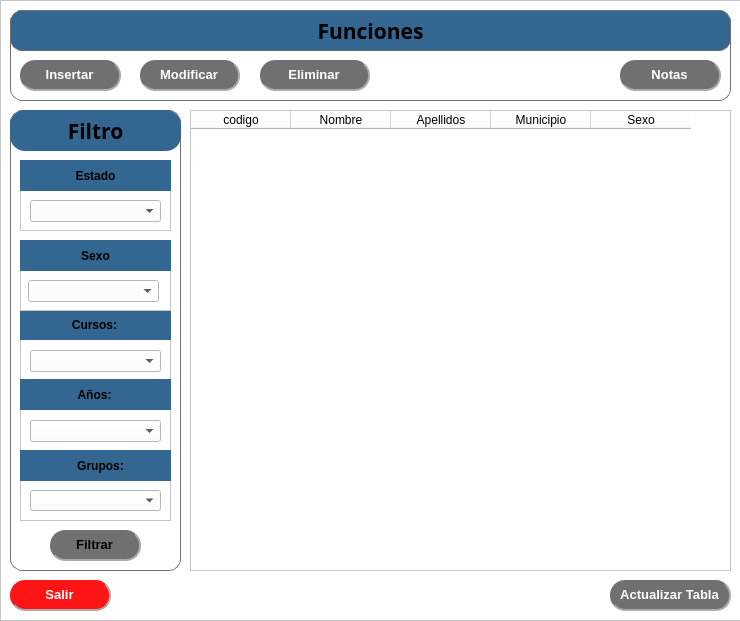
<?xml version="1.0" encoding="UTF-8"?>
<ui version="4.0">
 <class>Dialog</class>
 <widget class="QDialog" name="Dialog">
  <property name="geometry">
   <rect>
    <x>0</x>
    <y>0</y>
    <width>740</width>
    <height>621</height>
   </rect>
  </property>
  <property name="sizePolicy">
   <sizepolicy hsizetype="Fixed" vsizetype="Fixed">
    <horstretch>1</horstretch>
    <verstretch>1</verstretch>
   </sizepolicy>
  </property>
  <property name="minimumSize">
   <size>
    <width>560</width>
    <height>582</height>
   </size>
  </property>
  <property name="maximumSize">
   <size>
    <width>1920</width>
    <height>1080</height>
   </size>
  </property>
  <property name="windowTitle">
   <string>Estudiantes</string>
  </property>
  <property name="styleSheet">
   <string notr="true">background-color: rgb(255, 255, 255);</string>
  </property>
  <widget class="QFrame" name="frame">
   <property name="geometry">
    <rect>
     <x>0</x>
     <y>0</y>
     <width>751</width>
     <height>621</height>
    </rect>
   </property>
   <property name="minimumSize">
    <size>
     <width>0</width>
     <height>0</height>
    </size>
   </property>
   <property name="maximumSize">
    <size>
     <width>1151651</width>
     <height>16777215</height>
    </size>
   </property>
   <property name="styleSheet">
    <string notr="true">QPushButton{

border-radius:15px;
color: rgb(255, 255, 255);
background-color: rgb(112, 112, 112);
border-right:2px solid rgb(170, 170, 170);
border-bottom:2px solid rgb(170, 170, 170);
}


QPushButton:hover{
border-right:1px solid rgb(170, 170, 170);
border-bottom:1px solid rgb(170, 170, 170)

}
QPushButton:pressed{
border:0px;

}</string>
   </property>
   <property name="frameShape">
    <enum>QFrame::StyledPanel</enum>
   </property>
   <property name="frameShadow">
    <enum>QFrame::Raised</enum>
   </property>
   <widget class="QTableWidget" name="tableWidget">
    <property name="geometry">
     <rect>
      <x>190</x>
      <y>110</y>
      <width>541</width>
      <height>461</height>
     </rect>
    </property>
    <property name="sizePolicy">
     <sizepolicy hsizetype="Ignored" vsizetype="Expanding">
      <horstretch>0</horstretch>
      <verstretch>0</verstretch>
     </sizepolicy>
    </property>
    <property name="font">
     <font>
      <family>Arial</family>
      <pointsize>10</pointsize>
      <weight>75</weight>
      <bold>true</bold>
     </font>
    </property>
    <property name="editTriggers">
     <set>QAbstractItemView::AllEditTriggers</set>
    </property>
    <column>
     <property name="text">
      <string>codigo</string>
     </property>
    </column>
    <column>
     <property name="text">
      <string>Nombre</string>
     </property>
    </column>
    <column>
     <property name="text">
      <string>Apellidos</string>
     </property>
    </column>
    <column>
     <property name="text">
      <string>Municipio</string>
     </property>
    </column>
    <column>
     <property name="text">
      <string>Sexo</string>
     </property>
    </column>
   </widget>
   <widget class="QFrame" name="frameFunciones">
    <property name="geometry">
     <rect>
      <x>10</x>
      <y>10</y>
      <width>721</width>
      <height>91</height>
     </rect>
    </property>
    <property name="styleSheet">
     <string notr="true">QFrame{
border-radius:12px;
border:1px solid rgb(112, 112, 112);
}

QLabel{
border-radius:12px;
background-color: rgb(234, 234, 234);

}


</string>
    </property>
    <property name="frameShape">
     <enum>QFrame::StyledPanel</enum>
    </property>
    <property name="frameShadow">
     <enum>QFrame::Raised</enum>
    </property>
    <widget class="QPushButton" name="pushButtonInsertar">
     <property name="geometry">
      <rect>
       <x>10</x>
       <y>50</y>
       <width>101</width>
       <height>31</height>
      </rect>
     </property>
     <property name="font">
      <font>
       <family>Arial</family>
       <pointsize>10</pointsize>
       <weight>75</weight>
       <bold>true</bold>
      </font>
     </property>
     <property name="styleSheet">
      <string notr="true"/>
     </property>
     <property name="text">
      <string>Insertar</string>
     </property>
    </widget>
    <widget class="QPushButton" name="pushButtonModificar">
     <property name="geometry">
      <rect>
       <x>130</x>
       <y>50</y>
       <width>100</width>
       <height>31</height>
      </rect>
     </property>
     <property name="font">
      <font>
       <family>Arial</family>
       <pointsize>10</pointsize>
       <weight>75</weight>
       <bold>true</bold>
      </font>
     </property>
     <property name="styleSheet">
      <string notr="true"/>
     </property>
     <property name="text">
      <string>Modificar</string>
     </property>
    </widget>
    <widget class="QPushButton" name="pushButtonEliminar">
     <property name="geometry">
      <rect>
       <x>250</x>
       <y>50</y>
       <width>110</width>
       <height>31</height>
      </rect>
     </property>
     <property name="font">
      <font>
       <family>Arial</family>
       <pointsize>10</pointsize>
       <weight>75</weight>
       <bold>true</bold>
      </font>
     </property>
     <property name="styleSheet">
      <string notr="true"/>
     </property>
     <property name="text">
      <string>Eliminar</string>
     </property>
    </widget>
    <widget class="QLabel" name="labelFunciones">
     <property name="geometry">
      <rect>
       <x>0</x>
       <y>0</y>
       <width>721</width>
       <height>41</height>
      </rect>
     </property>
     <property name="font">
      <font>
       <family>Yu Gothic UI Semibold</family>
       <pointsize>16</pointsize>
       <weight>75</weight>
       <italic>false</italic>
       <bold>true</bold>
      </font>
     </property>
     <property name="styleSheet">
      <string notr="true">background-color: rgb(51, 103, 145);</string>
     </property>
     <property name="text">
      <string>Funciones</string>
     </property>
     <property name="textFormat">
      <enum>Qt::PlainText</enum>
     </property>
     <property name="scaledContents">
      <bool>false</bool>
     </property>
     <property name="alignment">
      <set>Qt::AlignCenter</set>
     </property>
    </widget>
    <widget class="QPushButton" name="pushButtonNotas">
     <property name="geometry">
      <rect>
       <x>610</x>
       <y>50</y>
       <width>101</width>
       <height>31</height>
      </rect>
     </property>
     <property name="font">
      <font>
       <family>Arial</family>
       <pointsize>10</pointsize>
       <weight>75</weight>
       <bold>true</bold>
      </font>
     </property>
     <property name="text">
      <string>Notas</string>
     </property>
    </widget>
   </widget>
   <widget class="QPushButton" name="pushButton">
    <property name="geometry">
     <rect>
      <x>10</x>
      <y>580</y>
      <width>101</width>
      <height>31</height>
     </rect>
    </property>
    <property name="font">
     <font>
      <family>Arial</family>
      <pointsize>10</pointsize>
      <weight>75</weight>
      <bold>true</bold>
     </font>
    </property>
    <property name="styleSheet">
     <string notr="true">background-color: rgb(255, 21, 21);</string>
    </property>
    <property name="text">
     <string>Salir</string>
    </property>
   </widget>
   <widget class="QPushButton" name="pushButtonActualizar">
    <property name="geometry">
     <rect>
      <x>610</x>
      <y>580</y>
      <width>121</width>
      <height>31</height>
     </rect>
    </property>
    <property name="font">
     <font>
      <family>Arial</family>
      <pointsize>10</pointsize>
      <weight>75</weight>
      <bold>true</bold>
     </font>
    </property>
    <property name="styleSheet">
     <string notr="true"/>
    </property>
    <property name="text">
     <string>Actualizar Tabla</string>
    </property>
   </widget>
   <widget class="QFrame" name="frameFiltro">
    <property name="geometry">
     <rect>
      <x>10</x>
      <y>110</y>
      <width>171</width>
      <height>461</height>
     </rect>
    </property>
    <property name="styleSheet">
     <string notr="true">QFrame#frameFiltro{
border-radius:12px;
border:1px solid rgb(112, 112, 112);
}</string>
    </property>
    <property name="frameShape">
     <enum>QFrame::StyledPanel</enum>
    </property>
    <property name="frameShadow">
     <enum>QFrame::Raised</enum>
    </property>
    <widget class="QFrame" name="frameEstado">
     <property name="geometry">
      <rect>
       <x>10</x>
       <y>50</y>
       <width>151</width>
       <height>71</height>
      </rect>
     </property>
     <property name="font">
      <font>
       <family>Arial</family>
       <pointsize>7</pointsize>
      </font>
     </property>
     <property name="styleSheet">
      <string notr="true">QLabel{
boder-radius:3px
}</string>
     </property>
     <property name="frameShape">
      <enum>QFrame::StyledPanel</enum>
     </property>
     <property name="frameShadow">
      <enum>QFrame::Raised</enum>
     </property>
     <widget class="QLabel" name="labelEstado">
      <property name="geometry">
       <rect>
        <x>0</x>
        <y>0</y>
        <width>151</width>
        <height>31</height>
       </rect>
      </property>
      <property name="font">
       <font>
        <family>Arial</family>
        <pointsize>9</pointsize>
        <weight>75</weight>
        <bold>true</bold>
       </font>
      </property>
      <property name="styleSheet">
       <string notr="true">background-color: rgb(51, 103, 145);
</string>
      </property>
      <property name="text">
       <string>Estado</string>
      </property>
      <property name="alignment">
       <set>Qt::AlignCenter</set>
      </property>
     </widget>
     <widget class="QComboBox" name="comboBox_4">
      <property name="geometry">
       <rect>
        <x>10</x>
        <y>40</y>
        <width>131</width>
        <height>22</height>
       </rect>
      </property>
      <property name="cursor">
       <cursorShape>ArrowCursor</cursorShape>
      </property>
     </widget>
    </widget>
    <widget class="QLabel" name="labelFiltro">
     <property name="geometry">
      <rect>
       <x>0</x>
       <y>0</y>
       <width>171</width>
       <height>41</height>
      </rect>
     </property>
     <property name="font">
      <font>
       <family>Yu Gothic UI Semibold</family>
       <pointsize>16</pointsize>
       <weight>75</weight>
       <italic>false</italic>
       <bold>true</bold>
      </font>
     </property>
     <property name="styleSheet">
      <string notr="true">background-color: rgb(51, 103, 145);
border-radius:15px</string>
     </property>
     <property name="text">
      <string>Filtro</string>
     </property>
     <property name="textFormat">
      <enum>Qt::PlainText</enum>
     </property>
     <property name="scaledContents">
      <bool>false</bool>
     </property>
     <property name="alignment">
      <set>Qt::AlignCenter</set>
     </property>
    </widget>
    <widget class="QFrame" name="frameCursoAnnoGrupo">
     <property name="geometry">
      <rect>
       <x>10</x>
       <y>200</y>
       <width>151</width>
       <height>211</height>
      </rect>
     </property>
     <property name="styleSheet">
      <string notr="true">QLabel{
background-color: rgb(51, 103, 145);
}</string>
     </property>
     <property name="frameShape">
      <enum>QFrame::StyledPanel</enum>
     </property>
     <property name="frameShadow">
      <enum>QFrame::Raised</enum>
     </property>
     <widget class="QLabel" name="labelGrupos">
      <property name="geometry">
       <rect>
        <x>0</x>
        <y>140</y>
        <width>161</width>
        <height>31</height>
       </rect>
      </property>
      <property name="font">
       <font>
        <family>Arial</family>
        <pointsize>9</pointsize>
        <weight>75</weight>
        <bold>true</bold>
       </font>
      </property>
      <property name="text">
       <string>Grupos:</string>
      </property>
      <property name="alignment">
       <set>Qt::AlignCenter</set>
      </property>
     </widget>
     <widget class="QLabel" name="labelCursos">
      <property name="geometry">
       <rect>
        <x>-6</x>
        <y>-1</y>
        <width>161</width>
        <height>31</height>
       </rect>
      </property>
      <property name="font">
       <font>
        <family>Arial</family>
        <pointsize>9</pointsize>
        <weight>75</weight>
        <bold>true</bold>
       </font>
      </property>
      <property name="text">
       <string>Cursos:</string>
      </property>
      <property name="alignment">
       <set>Qt::AlignCenter</set>
      </property>
     </widget>
     <widget class="QLabel" name="labelAnnos">
      <property name="geometry">
       <rect>
        <x>-6</x>
        <y>69</y>
        <width>161</width>
        <height>31</height>
       </rect>
      </property>
      <property name="font">
       <font>
        <family>Arial</family>
        <pointsize>9</pointsize>
        <weight>75</weight>
        <bold>true</bold>
       </font>
      </property>
      <property name="text">
       <string>Años:</string>
      </property>
      <property name="alignment">
       <set>Qt::AlignCenter</set>
      </property>
     </widget>
     <widget class="QComboBox" name="comboBox">
      <property name="geometry">
       <rect>
        <x>10</x>
        <y>40</y>
        <width>131</width>
        <height>22</height>
       </rect>
      </property>
     </widget>
     <widget class="QComboBox" name="comboBox_2">
      <property name="geometry">
       <rect>
        <x>10</x>
        <y>110</y>
        <width>131</width>
        <height>22</height>
       </rect>
      </property>
     </widget>
     <widget class="QComboBox" name="comboBox_3">
      <property name="geometry">
       <rect>
        <x>10</x>
        <y>180</y>
        <width>131</width>
        <height>21</height>
       </rect>
      </property>
     </widget>
    </widget>
    <widget class="QPushButton" name="pushButtonFiltar">
     <property name="geometry">
      <rect>
       <x>40</x>
       <y>420</y>
       <width>91</width>
       <height>31</height>
      </rect>
     </property>
     <property name="font">
      <font>
       <family>Arial</family>
       <pointsize>10</pointsize>
       <weight>75</weight>
       <bold>true</bold>
      </font>
     </property>
     <property name="styleSheet">
      <string notr="true">color: rgb(0, 0, 0);</string>
     </property>
     <property name="text">
      <string>Filtrar</string>
     </property>
    </widget>
    <widget class="QFrame" name="frameEstado_2">
     <property name="geometry">
      <rect>
       <x>10</x>
       <y>130</y>
       <width>151</width>
       <height>71</height>
      </rect>
     </property>
     <property name="font">
      <font>
       <family>Arial</family>
       <pointsize>7</pointsize>
      </font>
     </property>
     <property name="styleSheet">
      <string notr="true">QLabel{
boder-radius:3px
}</string>
     </property>
     <property name="frameShape">
      <enum>QFrame::StyledPanel</enum>
     </property>
     <property name="frameShadow">
      <enum>QFrame::Raised</enum>
     </property>
     <widget class="QLabel" name="labelEstado_2">
      <property name="geometry">
       <rect>
        <x>0</x>
        <y>0</y>
        <width>151</width>
        <height>31</height>
       </rect>
      </property>
      <property name="font">
       <font>
        <family>Arial</family>
        <pointsize>9</pointsize>
        <weight>75</weight>
        <bold>true</bold>
       </font>
      </property>
      <property name="styleSheet">
       <string notr="true">background-color: rgb(51, 103, 145);
</string>
      </property>
      <property name="text">
       <string>Sexo</string>
      </property>
      <property name="alignment">
       <set>Qt::AlignCenter</set>
      </property>
     </widget>
     <widget class="QComboBox" name="comboBox_5">
      <property name="geometry">
       <rect>
        <x>8</x>
        <y>40</y>
        <width>131</width>
        <height>22</height>
       </rect>
      </property>
     </widget>
    </widget>
   </widget>
  </widget>
 </widget>
 <resources/>
 <connections/>
</ui>
